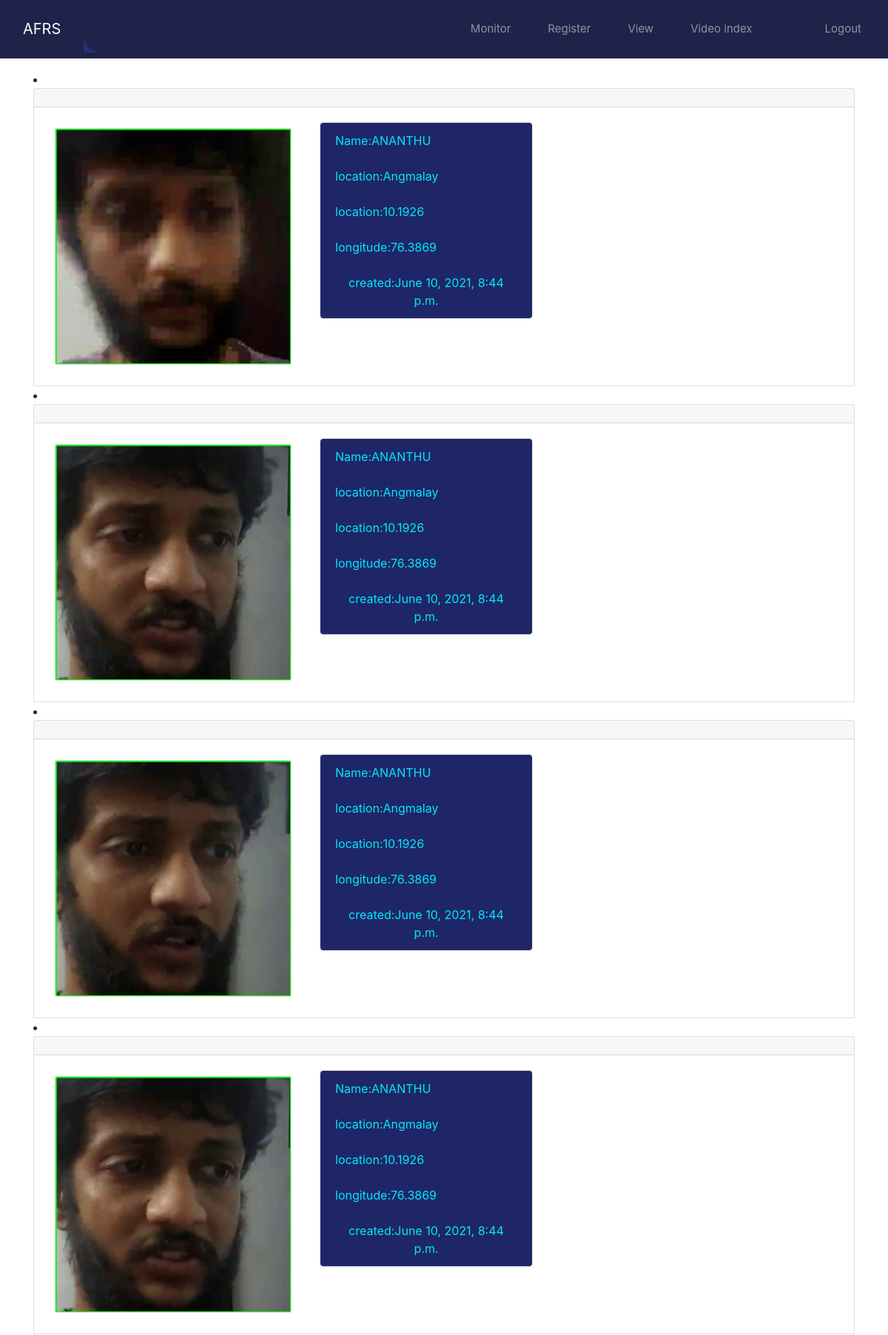
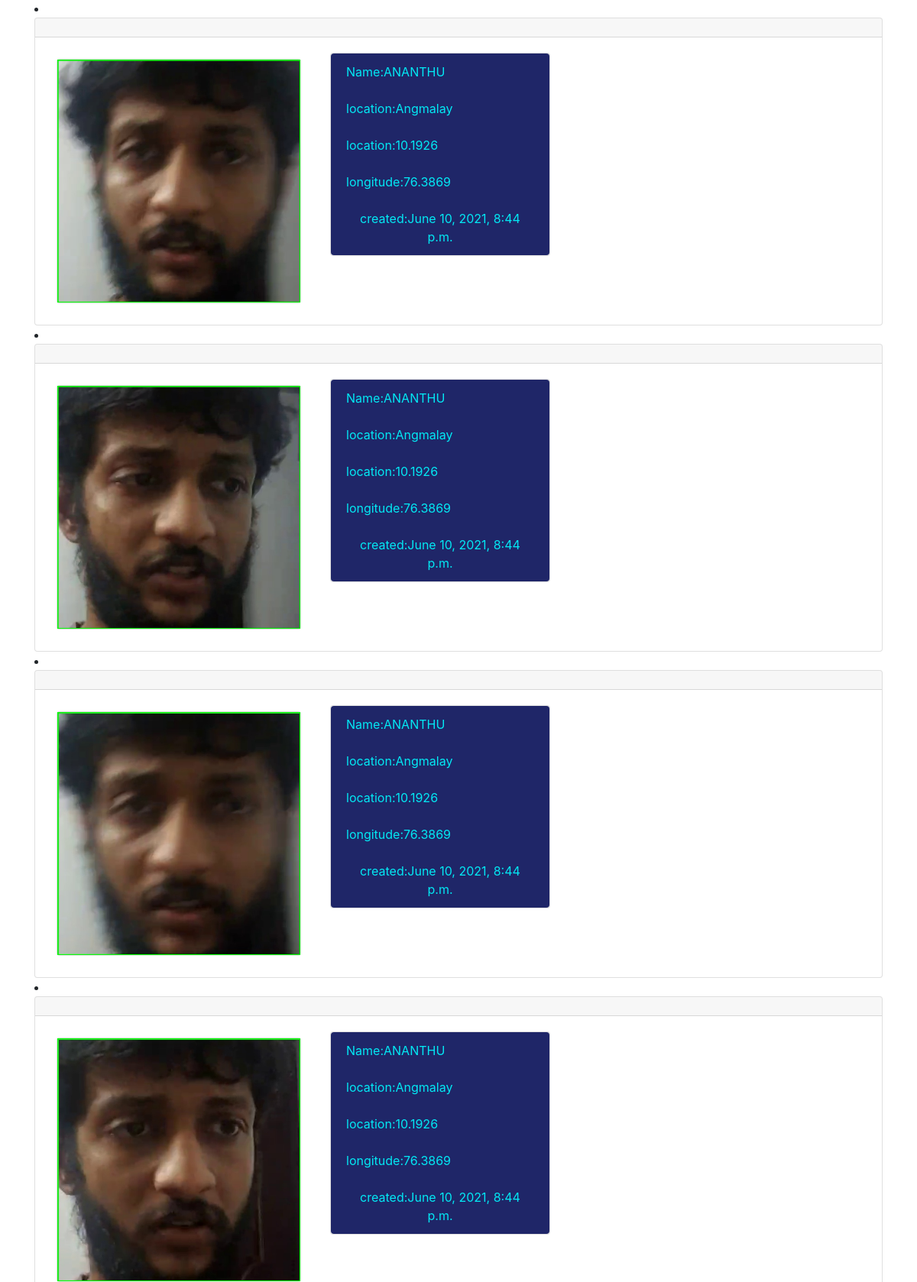
/track/13 (signed in, upper part), run on the app's committed database (2 pictures, top to bottom).
### recognizer/models.py (models this page shows)
class Recognize(models.Model):
    image = models.ImageField(upload_to='myphoto/%Y/%m/%d/', null=True)
    location = models.CharField(max_length=100, default='no-locaton')
    latitude = models.FloatField(max_length=20, default=0.0)
    longitude = models.FloatField(max_length=20, default=0.0)
    image_taken_time = models.DateTimeField()
    created = models.DateTimeField(auto_now_add=True)
    face_id = models.ForeignKey(
        Face_image, on_delete=models.CASCADE
    )
    def __str__(self):
        return f"{self.face_id}-{self.image.name}"

### faceuploader/models.py (models this page shows)
class Face_image(models.Model):
    FCHOICES = (
        ('MISSING', 'Missing'),
        ('CRIMINAL', 'Criminal'),
    )
    photo = models.ImageField(upload_to="train_image")
    name = models.CharField(max_length=30)
    created = models.DateTimeField(auto_now_add=True, null=True)
    updated = models.DateTimeField(auto_now=True)
    dob = models.DateField()
    GCHOICES = (
        ('MALE', 'Male'),
        ('FEMALE', 'Female'),
    )
    gender = models.CharField(choices=GCHOICES, max_length=20, default='none')
    case = models.CharField(choices=FCHOICES, max_length=20, default='Missing')
    address = models.CharField(max_length=200, default='')
    missing_date = models.DateTimeField(default=now, blank=True)
    incident_location = models.CharField(max_length=200, default='')
    description = models.TextField(max_length=200, default='no data')
    def __str__(self):
        return f"{self.id}"

### faceuploader/views.py (the view)
# urls.py: path('track/<pk>', views.tracker,
@login_required
def tracker(request, pk):
    reco_face = Recognize.objects.filter(face_id=pk)
    print(reco_face)
    if reco_face.count() == 0:
        confirm = True
    else:
        confirm = False
    return render(request, 'faceuploader/tracker.html', {'reco_face': reco_face, 'confirm': confirm})

### faceuploader/templates/faceuploader/tracker.html (shortened to what this page needs)
{% extends "base.html" %}
{% load crispy_forms_tags %}
{% block content %}
{% for prs in reco_face %}
<li>
   <div class="card text-center">
     <div class="card-header">
     </div>
     <div class="card-body">
       <div class="row">
       <div class="col-sm-4">
         <div class="card m-2" >
           <img class="card-img-left" src="{{prs.image.url}}"alt="Card image cap">
         </div>
       </div>
       <div class="col-sm-2">
       <div class="card" style="width: 18rem;">
         <ul class="list-group list-group-flush d-flex">
           <li class="list-group-item d-flex">Name:{{prs.face_id.name|upper}}</li>
           <li class="list-group-item d-flex">location:{{prs.location}}</li>
           <li class="list-group-item d-flex">location:{{prs.latitude}}</li>
           <li class="list-group-item d-flex">longitude:{{prs.longitude}}</li>
           <li class="list-group-item d-flex">created:{{prs.created}}</li>
         </ul>
       </div>
     </div>
   </div>
     </div>
   </div>
   </li>
{% endfor %}
{% endblock content %}

### static/style.css (style rules this page uses)
body { font-family: "Roboto", sans-serif; background: #273074; }
* { margin: 0; padding: 0; }
* { border: 0; outline: 0; }
.card { background: #1f2349; }

### faceuploader/templates/faceuploader/tracker.html (style rules this page uses)
.list-group-item { background-color: #1f2668; color:#03e9f4 }

### data on the page
Recognize: image (picture), face_id.name "ANANTHU", location "Angmalay", latitude "10.1926", longitude "76.3869", created "June 10, 2021, 8:44 p.m."
Recognize: image (picture), face_id.name "ANANTHU", location "Angmalay", latitude "10.1926", longitude "76.3869", created "June 10, 2021, 8:44 p.m."
Recognize: image (picture), face_id.name "ANANTHU", location "Angmalay", latitude "10.1926", longitude "76.3869", created "June 10, 2021, 8:44 p.m."
Recognize: image (picture), face_id.name "ANANTHU", location "Angmalay", latitude "10.1926", longitude "76.3869", created "June 10, 2021, 8:44 p.m."
Recognize: image (picture), face_id.name "ANANTHU", location "Angmalay", latitude "10.1926", longitude "76.3869", created "June 10, 2021, 8:44 p.m."
Recognize: image (picture), face_id.name "ANANTHU", location "Angmalay", latitude "10.1926", longitude "76.3869", created "June 10, 2021, 8:44 p.m."
Recognize: image (picture), face_id.name "ANANTHU", location "Angmalay", latitude "10.1926", longitude "76.3869", created "June 10, 2021, 8:44 p.m."
Recognize: image (picture), face_id.name "ANANTHU", location "Angmalay", latitude "10.1926", longitude "76.3869", created "June 10, 2021, 8:44 p.m."
